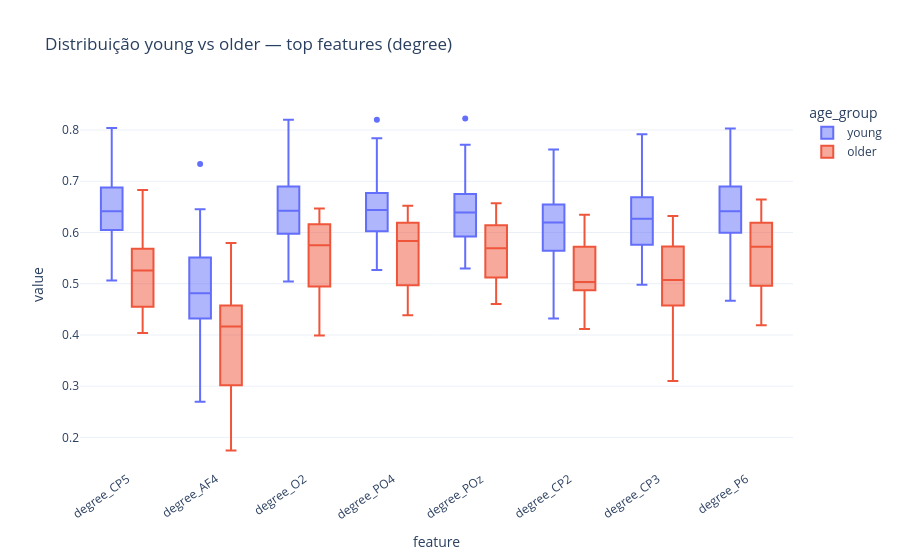

Source (notebook cell):
### Code cell
plot_df = eo.melt(
    id_vars=["age_group"],
    value_vars=df_col_top["feature"].tolist(),
    var_name="feature",
    value_name="value",
)
fig_box = px.box(
    plot_df,
    x="feature",
    y="value",
    color="age_group",
    title=f"Distribuição young vs older — top features ({top_family})",
)
fig_box.update_layout(template="plotly_white", hovermode=False, xaxis_tickangle=-35)
fig_box.show(config={"displayModeBar": False})

### Figure 1 — Plotly figure (JSON) as saved in the notebook; plotly's stock layout.template omitted (floating-point values rounded to 4 significant figures; data arrays with more than 128 entries replaced by an {"elided": "..."} marker saying what was removed)
{"data": [{"alignmentgroup": "True", "hovertemplate": "age_group=young<br>feature=%{x}<br>value=%{y}<extra></extra>", "legendgroup": "young", "marker": {"color": "#636efa"}, "name": "young", "notched": false, "offsetgroup": "young", "orientation": "v", "showlegend": true, "type": "box", "x": {"elided": "280 str values"}, "x0": " ", "xaxis": "x", "y": {"elided": "280 float values"}, "y0": " ", "yaxis": "y"}, {"alignmentgroup": "True", "hovertemplate": "age_group=older<br>feature=%{x}<br>value=%{y}<extra></extra>", "legendgroup": "older", "marker": {"color": "#EF553B"}, "name": "older", "notched": false, "offsetgroup": "older", "orientation": "v", "showlegend": true, "type": "box", "x": {"elided": "152 str values"}, "x0": " ", "xaxis": "x", "y": {"elided": "152 float values"}, "y0": " ", "yaxis": "y"}], "layout": {"boxmode": "group", "hovermode": false, "legend": {"title": {"text": "age_group"}, "tracegroupgap": 0}, "title": {"text": "Distribuição young vs older — top features (degree)"}, "xaxis": {"anchor": "y", "domain": [0, 1], "tickangle": -35, "title": {"text": "feature"}}, "yaxis": {"anchor": "x", "domain": [0, 1], "title": {"text": "value"}}}}
